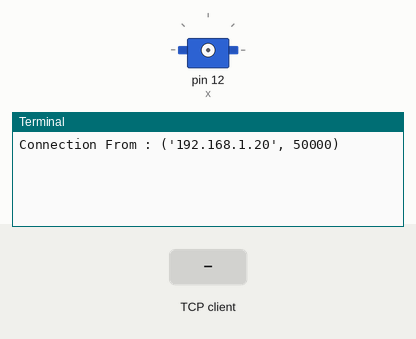
Simulated run of this program. Board: Raspberry Pi (header pin numbers). Parts: servo, the last lines printed to the terminal. The inputs (shaded band) are chosen by the test bench. One TCP client connects 1 s after the port opens and stays connected; servo angles are drawn from the pulse width (0.5 ms = 0°, 2.5 ms = 180°); threads take turns every 2 ms.

Above: at 1.2 s.
1.3 s: the TCP client sends "1"
At 2.5 s:
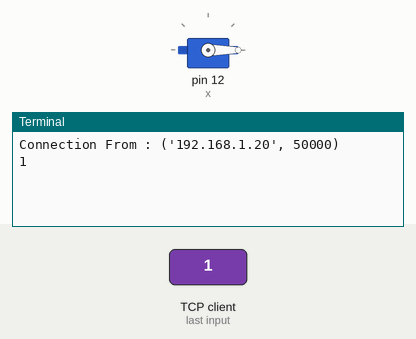
2.8 s: the TCP client sends "0"
At 3.6 s:
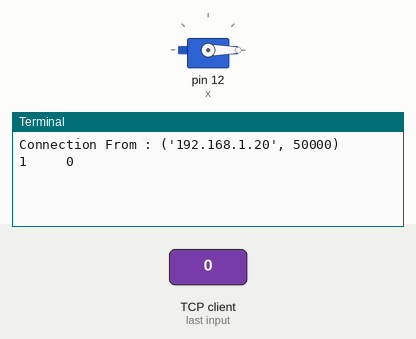

Measured:
- after the input at 1.3 s, the terminal: prints a new line at once (image 1)
- after the input at 2.8 s, the terminal: prints a new line at once (image 2)

The program:

PiServer.py
```python
#!usr/bin/python3

# Server Code - Runs on Pi and it gets data and processes it. Basically.

import RPi.GPIO as GPIO
import time
import threading
import socket


GPIO.setmode(GPIO.BOARD)

class Servo(threading.Thread):
    def __init__(self, BOARD_PIN, INIT_POS=0, FREQ=50):
        threading.Thread.__init__(self)
        self.pin = BOARD_PIN
        self.freq = FREQ
        GPIO.setup(self.pin, GPIO.OUT)
        self.obj = GPIO.PWM(self.pin, self.freq)
        self.obj.start(INIT_POS)
        self.daemon = True
        self.CDC = INIT_POS

    def run(self):
        while (True):
            self.obj.ChangeDutyCycle(self.CDC)
            time.sleep(0.01)

    def write(self, signal):
        # Signal lies between 0 to 1000
        print("{}     ".format(signal) ,end = '\r')
        self.CDC = 2.5 + ((signal / 1000) * 10)

    def halt(self):
        self.obj.stop()

    def __del__(self):
        self.obj.stop()


sock = socket.socket(socket.AF_INET,socket.SOCK_STREAM)
sock.bind(('0.0.0.0', 5550 ))
sock.listen(2)
conn , addr = sock.accept()
print("Connection From : {}".format(addr))

x = Servo(12)
x.start()

while(1):
    try:
        data = conn.recv(1024).decode()
        x.write(int(data,16))
    except KeyboardInterrupt:
        x.halt()
        break
    except ValueError:
        pass

conn.close()
GPIO.cleanup()
```
